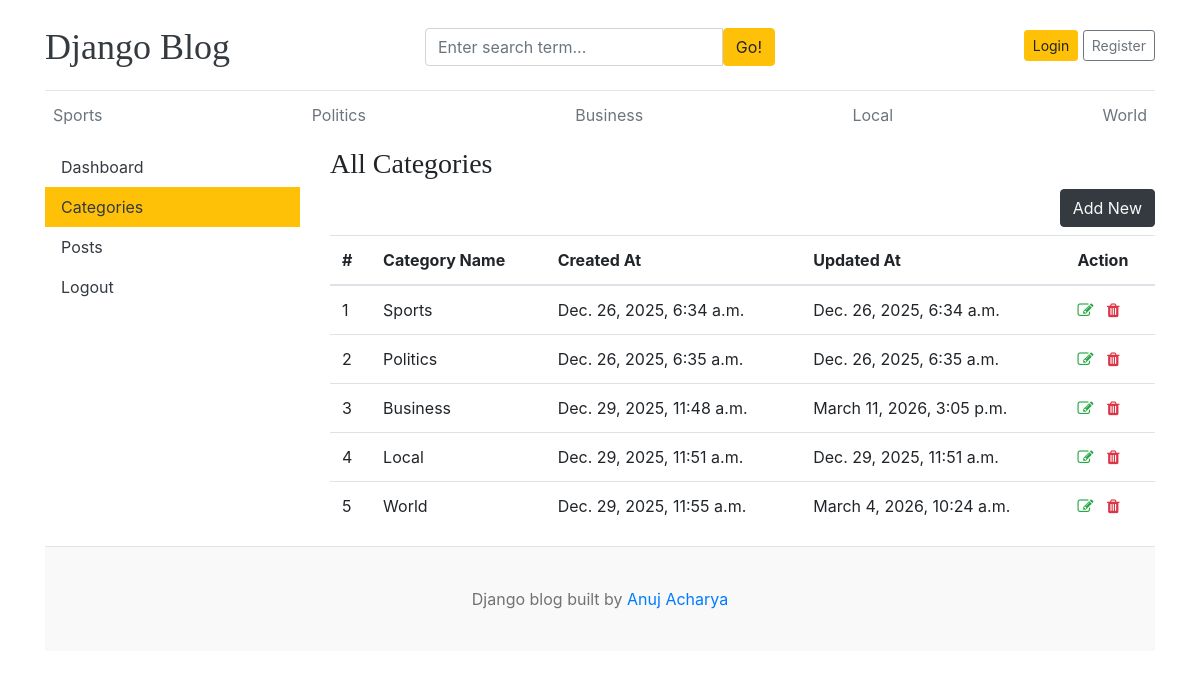
Before: /dashboard/categories/ with the older database file.
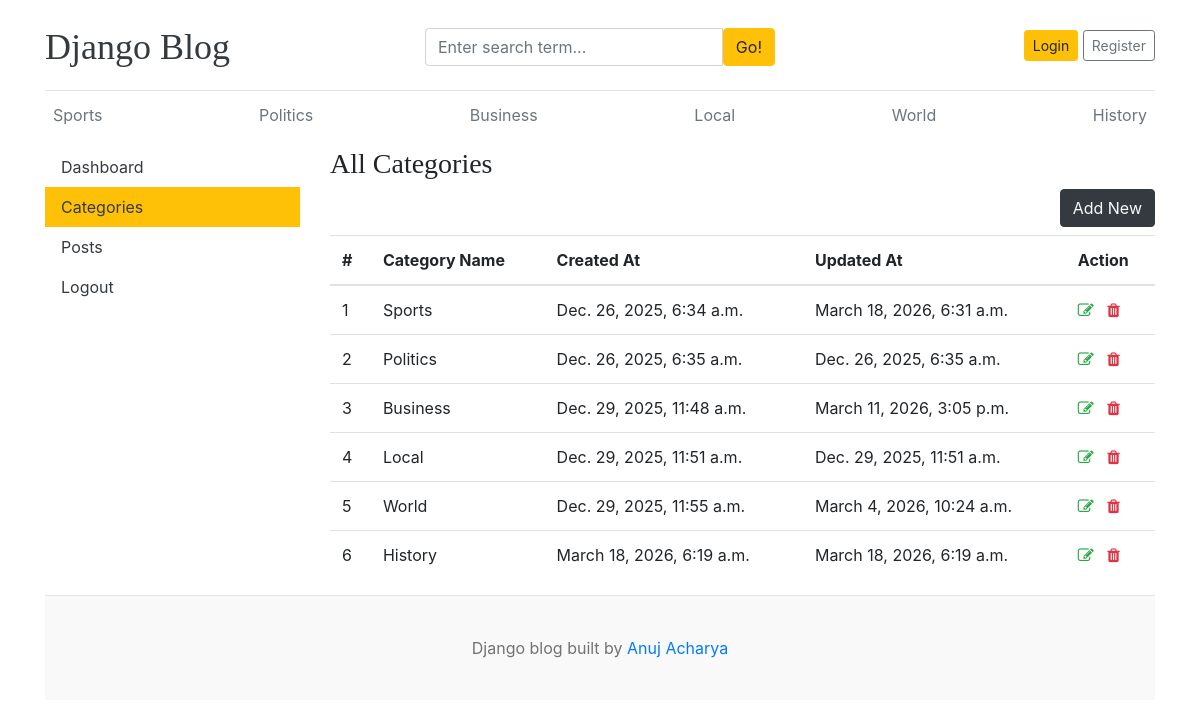
After: the same page with the newer database file.
### blogs/models.py (models this page shows)
class Category(models.Model):
    category_name = models.CharField(max_length=100, unique=True)
    created_at = models.DateTimeField(auto_now_add=True)
    updated_at = models.DateTimeField(auto_now=True)
    class Meta:
        verbose_name_plural = 'categories'
    def __str__(self):
        return self.category_name

### dashboard/views.py (the view)
# urls.py: path('categories/', views.categories, name='categories'),
def categories(request):
    return render(request, 'dashboard/categories.html')

### blogs/context_processors.py (called while the page is built)
def get_categories(request):
    categories = Category.objects.all()
    return dict(categories  = categories)

def get_social_links(request):
    social_links = SocialLink.objects.all()
    return dict(social_links=social_links)

### templates/dashboard/categories.html (shortened to what this page needs)
{% extends 'base.html' %}
{% block content %}
<div class="row">
   {% include 'dashboard/sidebar.html' %}
    <div class="col-md-9">
        <h3>All Categories</h3>
        <a href="{% url 'add_categories' %}" class="btn btn-dark text-light float-right mb-2">Add New</a>
        <table class="table table-hover">
  <thead>
    <tr>
      <th>#</th>
      <th>Category Name</th>
      <th>Created At</th>
      <th>Updated At</th>
      <th>Action</th>
    </tr>
  </thead>
  <tbody>
    {% for cat in categories%}
    <tr>
      <td>{{forloop.counter}}</td>
      <td>{{cat}}</td>
      <td>{{cat.created_at}}</td>
      <td>{{cat.updated_at}}</td>
      <td>
        <a href="{% url 'edit_categories' cat.id %}"><i class="fa fa-edit text-success"></i> </a>
       <a href="{% url 'delete_categories' cat.id %}"> <i class="fa fa-trash text-danger" ></i></a>
      </td>
    </tr>
    {% endfor %}
  </tbody>
</table>
    </div>
</div>
{% endblock %}

### templates/base.html (shortened to what this page needs)
{% load static %}
<!DOCTYPE html>
<html lang="en">
<head>
    <link href="https://getbootstrap.com/docs/4.0/dist/css/bootstrap.min.css" rel="stylesheet">
    <link href="{% static 'css/blog.css' %}" rel="stylesheet">
    <link rel="stylesheet" href="https://cdnjs.cloudflare.com/ajax/libs/font-awesome/4.7.0/css/font-awesome.min.css">
  </head>
<body>
    <div class="container">
<header class="blog-header py-3">
        <div class="row flex-nowrap justify-content-between align-items-center">
          <div class="col-4 pt-1">
            <a class="blog-header-logo text-dark" href="/">Django Blog</a>
          </div>
            <div class="col-4 pt-1">
              <form action="{% url 'search'%}" method="get">
               <div class="input-group">
                        <input class="form-control" name="keyword" type="text" value="{{keyword}}" placeholder="Enter search term..." aria-label="Enter search term..." aria-describedby="button-search" />
                        <button type= "submit " class="btn btn-warning" id="button-search" type="button">Go!</button>
                    </div>
                    </form>
            </div>
            <div class="col-4 d-flex justify-content-end align-items-center">
            {% if not user.is_authenticated %}
            <a class="btn btn-sm btn-warning" href="{% url 'login'  %}">Login</a> &nbsp;
            <a class="btn btn-sm btn-outline-secondary" href="{% url 'register' %}">Register</a>
            {% else %}
                <span><a href="{% url 'dashboard' %}">Dashboard</a></span>
                &emsp;
                <span><a href="{% url 'logout' %}">Logout</a></span>
            {% endif %}
          </div>
        </div>
      </header>
      <div class="nav-scroller py-1 mb-2">
        <nav class="nav d-flex justify-content-between">
          {% for i in categories %}
          <a class="p-2 text-muted" href="{% url 'post_by_category' i.id%}" >{{i.category_name}}</a>
          {% endfor %}
        </nav>
      </div>
{% block content %}
{% endblock %}
 <footer class="blog-footer">
  <p>Django blog built by <a href="#">Anuj Acharya</a></p>
</footer>
</body>
</html>

Changed rows visible on the page:
changed Category "Sports": updated_at "Dec. 26, 2025, 6:34 a.m." → "March 18, 2026, 6:31 a.m."
added Category: category_name "History", created_at "March 18, 2026, 6:19 a.m.", updated_at "March 18, 2026, 6:19 a.m."
